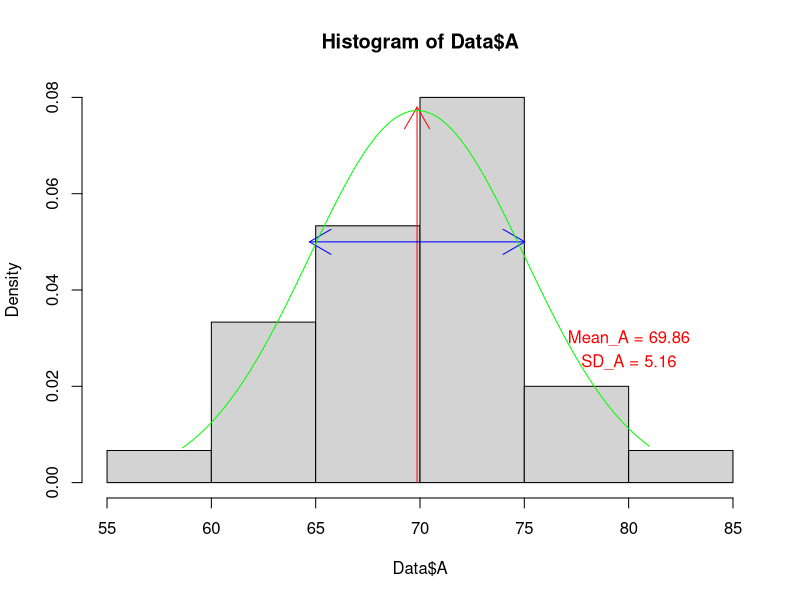
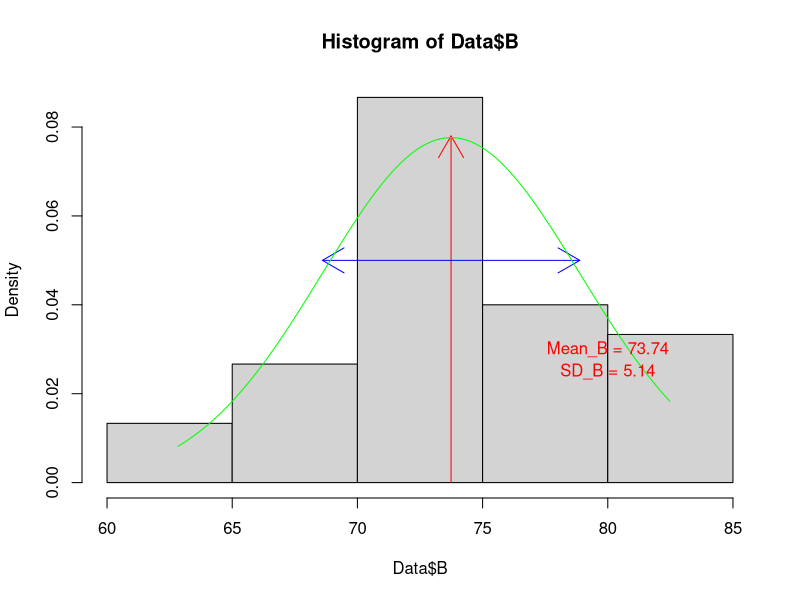
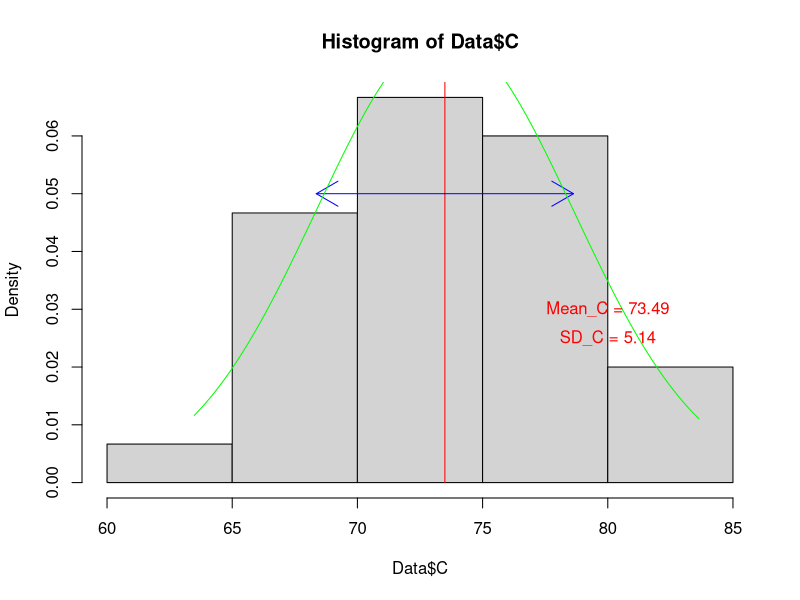

The R source for these figures, in order:
#課題1
#仮説H0:三群の母平均値は等しい
#帰無仮説H1:三群の母平均値は等しくない

#課題2
Data <- read.table("week4-example.txt",header=TRUE)
Mean_A <- mean(Data$A)
Mean_B <- mean(Data$B)
Mean_C <- mean(Data$C)
Mean_A 
Mean_B
Mean_C
SD_A <- sd(Data$A)
SD_B <- sd(Data$B)
SD_C <- sd(Data$C)
SD_A
SD_B
SD_C

#グラフ描画(A)
png("4-2-1.png", width = 400, height = 400)
hist(Data$A,freq=FALSE)
 # 矢印を描画
arrows(x0 = Mean_A,  y0 = 0.078, x1 = Mean_A, y1 = 0, col = "red", code = 1, angle = 30)
arrows(x0 = Mean_A + SD_A , y0 = 0.05, x1 = Mean_A, y1 = 0.05, col = "blue", code = 1, angle = 30)
arrows(x0 = Mean_A - SD_A,  y0 = 0.05, x1 = Mean_A, y1 = 0.05, col = "blue", code = 1, angle = 30)
# 正規分布で近似した曲線を追加
x <- seq(min(Data$A), max(Data$A), length = 100)
y <- dnorm(x, mean = Mean_A, sd = SD_A)
lines(x, y, col = "green")
text(80,0.030,labels = paste("Mean_A =", round(Mean_A, 2)), col = "red")
text(80,0.025,labels = paste("SD_A =", round(SD_A, 2)), col = "red")
dev.off()

#グラフ描画(B)
png("4-2-2.png", width = 400, height = 400)
hist(Data$B,freq=FALSE)
 # 矢印を描画
arrows(x0 = Mean_B,  y0 = 0.078, x1 = Mean_B, y1 = 0, col = "red", code = 1, angle = 30)
arrows(x0 = Mean_B + SD_B , y0 = 0.05, x1 = Mean_B, y1 = 0.05, col = "blue", code = 1, angle = 30)
arrows(x0 = Mean_B - SD_B,  y0 = 0.05, x1 = Mean_B, y1 = 0.05, col = "blue", code = 1, angle = 30)
# 正規分布で近似した曲線を追加
x <- seq(min(Data$B), max(Data$B), length = 100)
y <- dnorm(x, mean = Mean_B, sd = SD_B)
lines(x, y, col = "green")
text(80,0.030,labels = paste("Mean_B =", round(Mean_B, 2)), col = "red")
text(80,0.025,labels = paste("SD_B =", round(SD_B, 2)), col = "red")
dev.off()

#グラフ描画(C)
png("4-2-3.png", width = 400, height = 400)
hist(Data$C,freq=FALSE)
 # 矢印を描画
arrows(x0 = Mean_C,  y0 = 0.078, x1 = Mean_C, y1 = 0, col = "red", code = 1, angle = 30)
arrows(x0 = Mean_C + SD_C , y0 = 0.05, x1 = Mean_C, y1 = 0.05, col = "blue", code = 1, angle = 30)
arrows(x0 = Mean_C - SD_C,  y0 = 0.05, x1 = Mean_C, y1 = 0.05, col = "blue", code = 1, angle = 30)
# 正規分布で近似した曲線を追加
x <- seq(min(Data$C), max(Data$C), length = 100)
y <- dnorm(x, mean = Mean_C, sd = SD_C)
lines(x, y, col = "green")
text(80,0.030,labels = paste("Mean_C =", round(Mean_C, 2)), col = "red")
text(80,0.025,labels = paste("SD_C =", round(SD_C, 2)), col = "red")
dev.off()

#課題3

#各郡データに分解
Data_A <- Data$A
Data_B <- Data$B 
Data_C <- Data$C

#投与データ(Dataをすべてまとめた変数)を用意する
投与データ <- c(Data_A,Data_B,Data_C)

#薬の種類別ラベルを作成する
薬の種類 <- c(rep("Data_A",30),rep("Data_B",30),rep("Data_C",30))

#要因型ベクトルに分解
薬の種類 <- factor(薬の種類)

#aov関数の実行
summary(aov(投与データ~薬の種類))

#課題4
#p = 0.006となり優位水準を満たさないことから,4群の母平均は等しくないと結論できる

#課題5

oneway.test(投与データ~薬の種類,var.equal=FALSE)
#今回は対応がある場合の分散分析なので
#F=283.4/283.4+2303.9